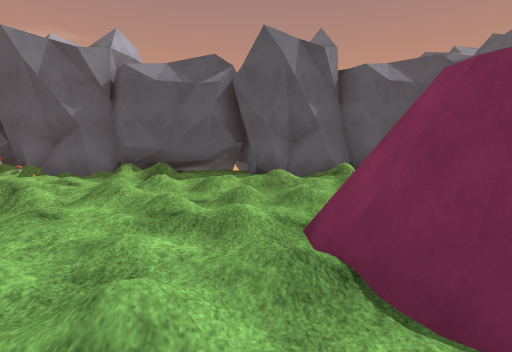
View 1 (above)

22 first-person views from a walk through a scene from a Unity 3-D project. The camera is 1.3 m above the floor, tilts 6° down and sees 80° across. The floor is counted in squares, 2 m on a side. Each view is taken from the middle of a square. On the plan, view 1 faces up. The plan holds only what a view shows up to about 10 squares ahead; the rest is blank. The player is left out. Some surface patterns are stand-ins.

View 2
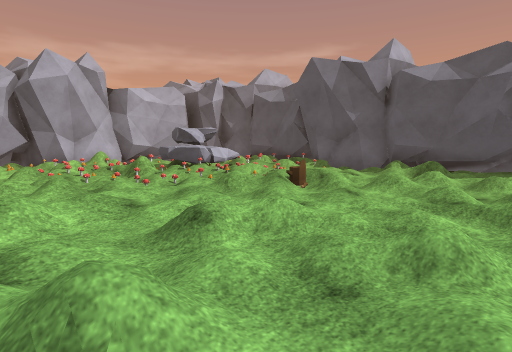

View 3
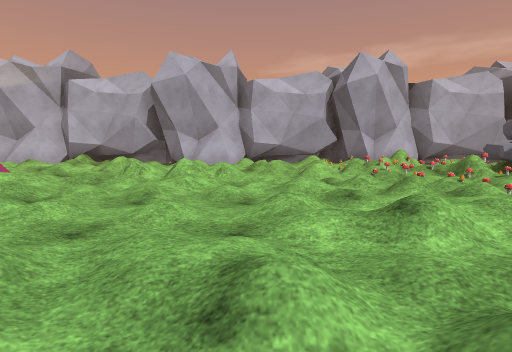

View 4
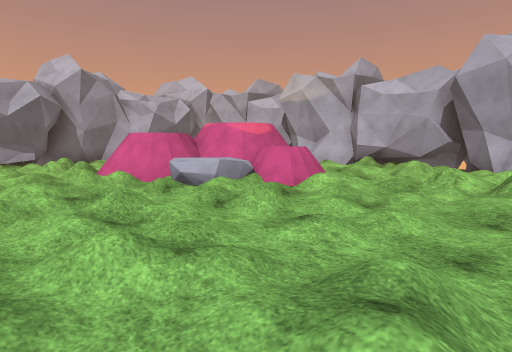

View 5
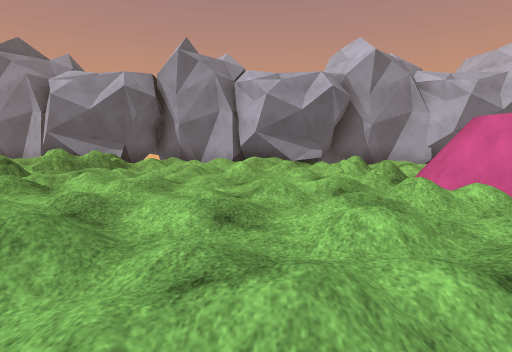

View 6
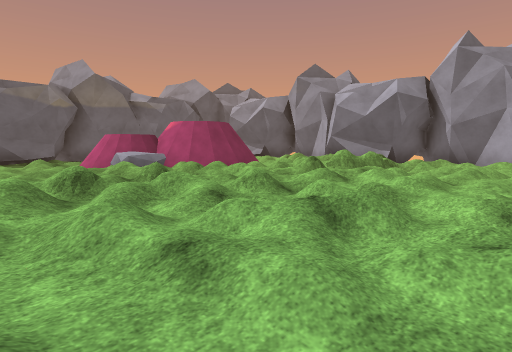

View 7
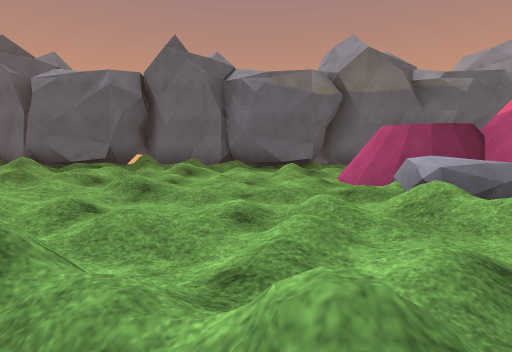

View 8
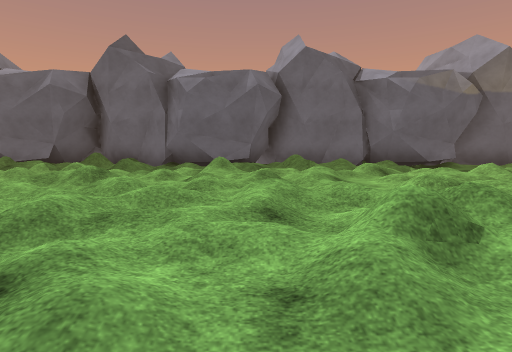

View 9
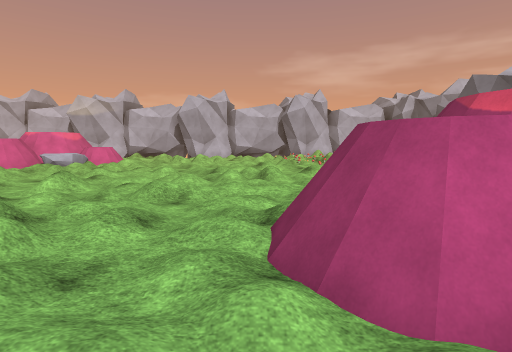

View 10
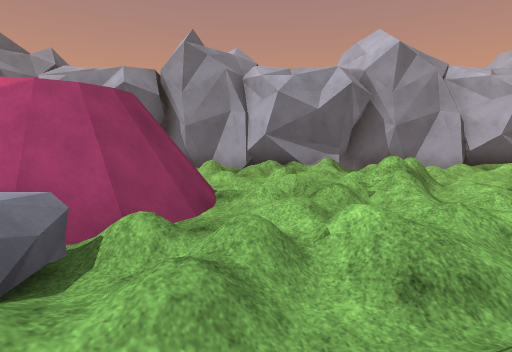

View 11
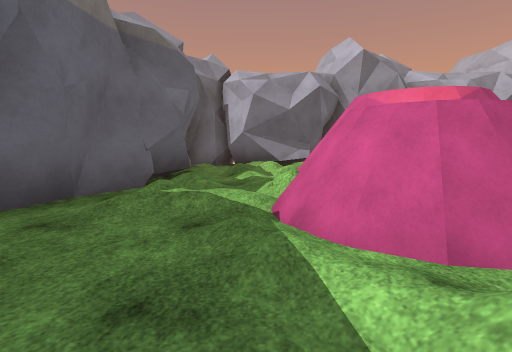

View 12
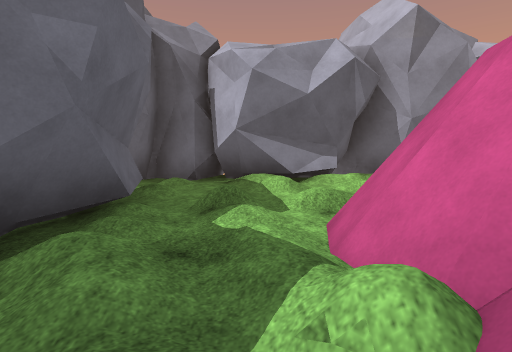

View 13
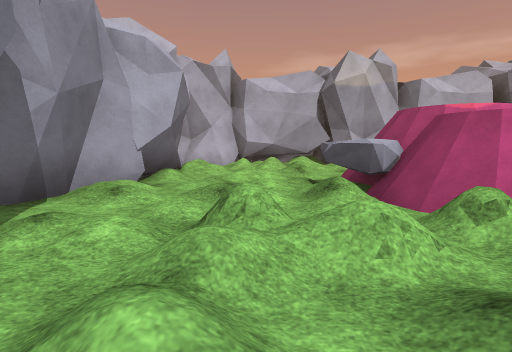

View 14
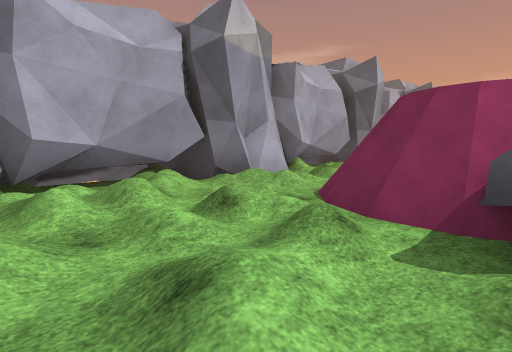

View 15
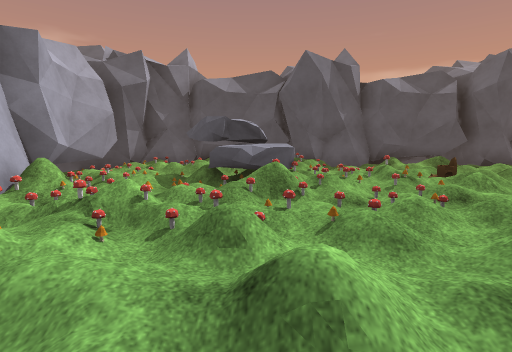

View 16
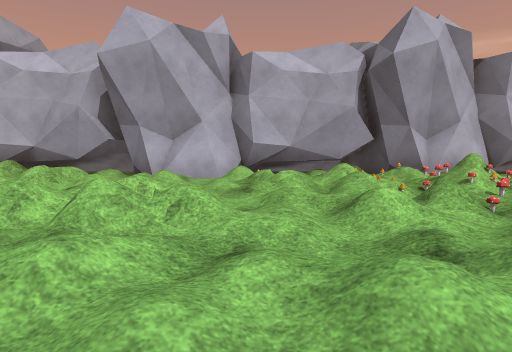

View 17
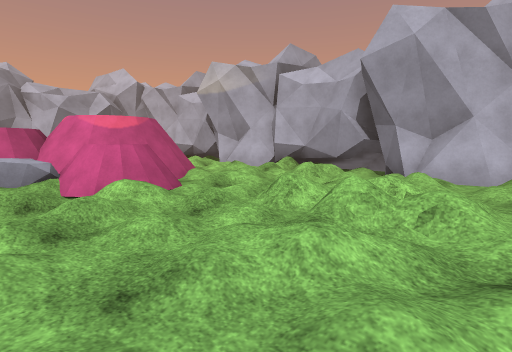

View 18
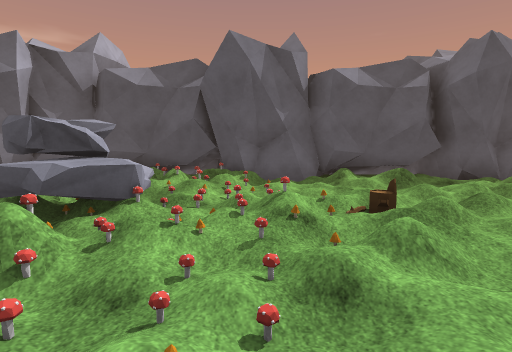

View 19
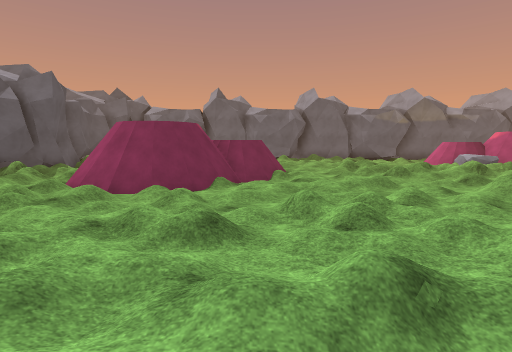

View 20
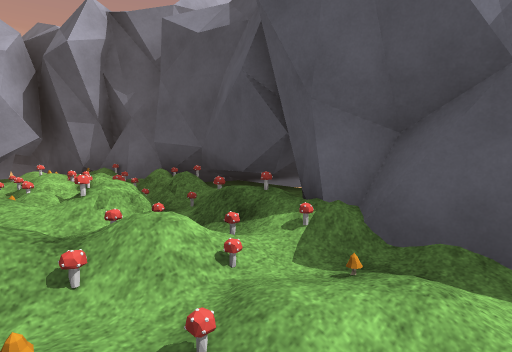

View 21
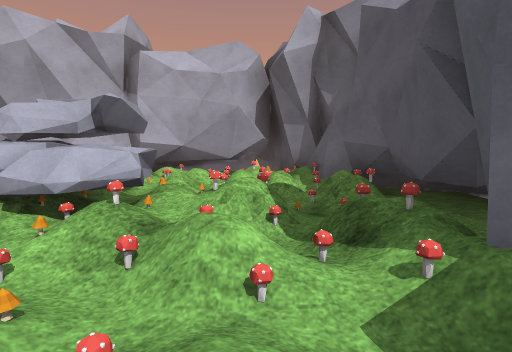

View 22
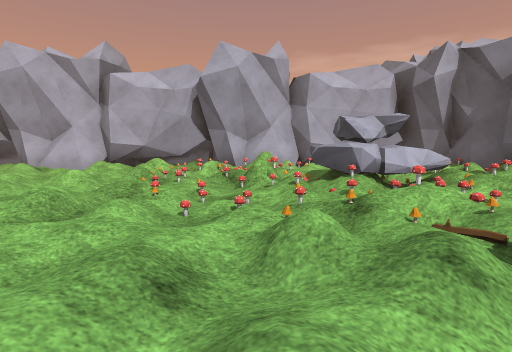

### Floor plan
Key: @ floor where view 1 was taken; # wall or solid block; . main floor; : floor 0.25 m higher than the main floor; + floor 0.5 m higher than the main floor; * floor 1 m higher than the main floor; / step, stairs or slope; = window, fence, low wall or low ledge; M mushroom; S stump; O other object.
Columns run from 13 left of view 1 to 13 right of it. Each row starts with its distance up from view 1.
 10       O    OO#
  9      OOO  OOO#
  8   ## OOO##OOO###OOO
  7 ####OOOM+//...##OO/
  6 O   OO MM.////:///        O
  5 OO O+OOMM..//////.      /OO
  4  O O  OOOOS/.//#       ./OO
  3  O#O OO.OO/::/##     /./.O#
  2   ## OMMMO/.:/##    /../.##
  1 ###+MOOOO::/:.###  /:/../#
  0 OOO: OOO/:...@:/##///.../OO
 -1 OOO.://:/.///::://.////..OO
 -2  OO/..:.././///...:+//./:OO
 -3   #..///.:./:....///.+/./##
 -4   #////:.:......///:/.../#
 -5 ###././//.././/////.....:#
 -6 OOO/////.....:/:.//.../..OO
 -7 OOO////OOO.:://///:..:/..OO
 -8   O/.####*:/.///////OOO:..O
 -9   #..####O//.:://///#OO./.#
-10   #//###OO.//./././####/.##
-11 OOO.:/#OOO/::./+///#  #:/OO
-12 OOO/.//O/:////:.=:/#  #:.OO
-13 OOO///:...=/.///::./  /..O
-14   #.:/...::.+:////// ../..
-15   #/ OO#:.OOO#:/OOO///OO##
-16   ## OO###OOO###OOO##OOO##
-17                #     O

Positions as (right, up) in squares from view 1, and headings:
1: (0, 0), facing up
2: (0, -1), facing up-left
3: (-1, -2), facing left
4: (-1, -3), facing down-left
5: (-1, -6), facing down
6: (-1, -5), facing down-right
7: (3, -6), facing right
8: (3, -2), facing right
9: (6, -1), facing left
10: (5, -7), facing down
11: (10, -6), facing down
12: (10, -9), facing down
13: (-1, -13), facing left
14: (-6, -14), facing up-left
15: (-7, -2), facing up
16: (-4, -2), facing left
17: (-4, -2), facing down-left
18: (-5, 0), facing up
19: (-5, 0), facing right
20: (-4, 5), facing up-left
21: (-4, 6), facing left
22: (-2, 2), facing left
